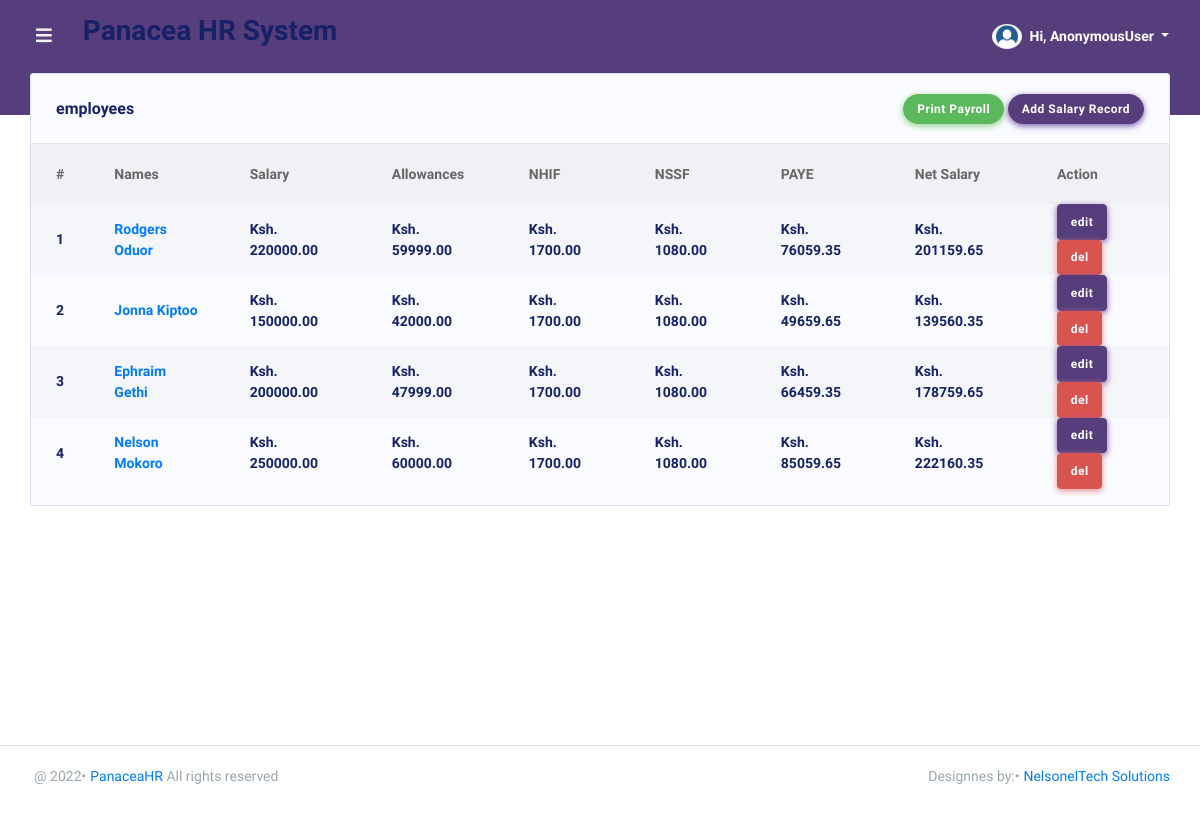
Before: /dashboard/salary/ with the older database file.
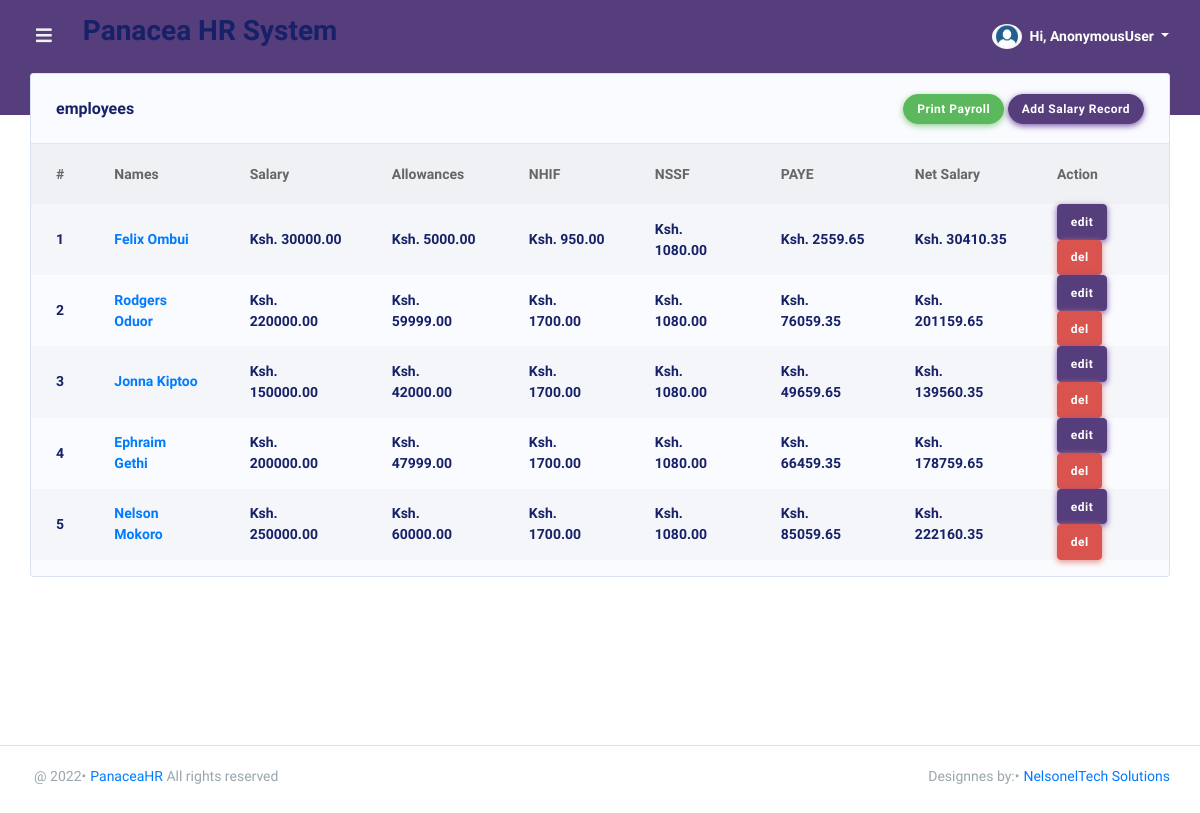
After: the same page with the newer database file.
### PanaceaApp/models.py (models this page shows, shortened)
class Sallary(models.Model):
    employee = models.ForeignKey(Employee, on_delete=models.CASCADE, null=True)
    salary = models.DecimalField(max_digits=10, decimal_places=2, default=0.00)
    allowance = models.DecimalField(max_digits=10, decimal_places=2, default=0.00)
    nhif = models.DecimalField(max_digits=10, decimal_places=2, default=0.00)
    nssf = models.DecimalField(max_digits=10, decimal_places=2, default=0.00)
    netSalary = models.DecimalField(max_digits=10, decimal_places=2, default=0.00)
    updated = models.DateTimeField(auto_now=True, null=True)
    created = models.DateTimeField(auto_now_add=True, null=True)
    class Meta:
        ordering = ['-updated', '-created']
    @property
    def total_income(self):
        return (self.salary + self.allowance)
    @property
    def nhif(self):
        if (self.salary + self.allowance) >= 0 and (self.salary + self.allowance) <= 5999:
            return(150)
        elif (self.salary + self.allowance) >= 6000 and (self.salary + self.allowance) <=7999:
            return(300)
        elif (self.salary + self.allowance) >= 8000 and (self.salary + self.allowance) <=11999:
            return(400)
        elif (self.salary + self.allowance) >= 12000 and (self.salary + self.allowance) <=14999:
            return(500)
        elif (self.salary + self.allowance) >= 15000 and (self.salary + self.allowance) <=19999:
            return(600)
        elif (self.salary + self.allowance) >= 20000 and (self.salary + self.allowance) <=24999:
            return(750)
        elif (self.salary + self.allowance) >= 25000 and (self.salary + self.allowance) <=29999:
            return(850)
        elif (self.salary + self.allowance) >= 30000 and (self.salary + self.allowance) <=34999:
            return(900)
        elif (self.salary + self.allowance) >= 35000 and (self.salary + self.allowance) <=39000:
            return(950)
        elif (self.salary + self.allowance) >= 40000 and (self.salary + self.allowance) <=44999:
            return(1000)
        elif (self.salary + self.allowance) >= 45000 and (self.salary + self.allowance) <=49000:
            return(1100)
        elif (self.salary + self.allowance) >= 50000 and (self.salary + self.allowance) <=59999:
            return(1200)
        elif (self.salary + self.allowance) >= 60000 and (self.salary + self.allowance) <=69999:
            return(1300)
        elif (self.salary + self.allowance) >= 70000 and (self.salary + self.allowance) <=79999:
            return(1400)
        elif (self.salary + self.allowance) >= 80000 and (self.salary + self.allowance) <=89999:
            return(1500)
        elif (self.salary + self.allowance) >= 90000 and (self.salary + self.allowance) <=99999:
            return(1600)
        else:
            return(1700)
    @property
    def nssf(self):
        if (self.salary + self.allowance) >= 0 and (self.salary + self.allowance) <= 6000:
            return ((self.salary + self.allowance) * (decimal.Decimal(0.06)))
        elif (self.salary + self.allowance) >= 6001 and (self.salary + self.allowance) <=18000:
            return (((self.salary + self.allowance)-6000) * (decimal.Decimal(0.06 )) + 360)
        else:
            return (1080)
    @property
    def paye(self):
        if(self.total_income - self.nssf) >= 0 and (self.total_income - self.nssf) <= 24000:
            return (((self.total_income - self.nssf)* (decimal.Decimal(0.1)))-2400)
        elif (self.total_income - self.nssf) >= 24001 and (self.total_income - self.nssf) <= 32332:
            return ((((self.total_income - self.nssf)-24000) * (decimal.Decimal(0.25 ))))
        else:
            return(((self.total_income - self.nssf)-32332) * (decimal.Decimal(0.3))+ (decimal.Decimal(2083.25)))
    @property
    def total_deductions(self):
        return (self.nhif + self.nssf)
    @property
    def netSalary(self):
        return (self.total_income)-(self.total_deductions)
    @property
    def netPaye(self):
        if self.paye <= 0:
            return(self.netSalary)
        else:
            return(self.netSalary- self.paye)

class Employee(models.Model):
    GENDER = (('male', 'MALE'), ('female', 'FEMALE'), ('other', 'OTHER'))
    fullname = models.CharField(max_length=255, blank=True, null=True)
    dateofbirth = models.DateField(blank=True, null=True)
    gender = models.CharField(choices=GENDER, max_length=10, blank=True, null=True)
    department = models.ForeignKey(Department, on_delete=models.SET_NULL, null=True)
    position = models.CharField(max_length=50, blank=True, null=True)
    email = models.EmailField(blank=True, null=True)
    idnumber = models.CharField(max_length=20, blank=True, null=True)
    telephone = models.CharField(max_length=20, blank=True, null=True)
    idphoto = models.ImageField(upload_to='static/media', blank=True, null=True)
    nssfphoto = models.ImageField(upload_to='static/media', blank=True, null=True)
    nhifphoto = models.ImageField(upload_to='static/media', blank=True, null=True)
    updated = models.DateTimeField(auto_now=True, null=True)
    created = models.DateTimeField(auto_now_add=True, null=True)
    class Meta:
        ordering = ['-updated', '-created']

### PanaceaApp/views.py (the view)
# urls.py: path('salary/', views.salary, name='salary'),
def salary(request):
    salarys = Sallary.objects.all()
    context = {'salarys': salarys}
    return render(request, 'PanaceaApp/salary.html', context)

### PanaceaApp/templates/PanaceaApp/salary.html
{% extends 'main.html' %}
{% block content %}
{% load static %}
<div class="main-content">
    <section class="section">
        <div class="row row-deck">
            <div class="col-12">
                <div class="card">
                    <div class="card-header">
                        <h4>employees</h4>
                        <div class="card-header-action">
                                <button class="btn btn-success" onclick="printDiv()" type="submit">Print Payroll</button>
                            <a href="{% url 'addSalary' %}" class="btn btn-primary">Add Salary Record</a>
                        </div>
                    </div>
                    <div class="card-body p-0">
                        <div class="table-responsive table-invoice">
                            <table class="table table-striped" id="table-1">
                                <thead>
                                    <tr>
                                        <th>#</th>
                                        <th>Names</th>
                                        <th>Salary</th>
                                        <th>Allowances</th>
                                        <th>NHIF</th>
                                        <th>NSSF</th>
                                        <th>PAYE</th>
                                        <th>Net Salary</th>
                                        <th>Action</th>
                                    </tr>
                                </thead>
                                <tbody>
                                    {% for salary in salarys %}
                                    <tr>
                                        <td class="font-weight-600">{{forloop.counter}}</td>
                                        <td class="font-weight-600"><a class="font-weight-600"
                                            href="{% url 'salaryDetail' salary.id %}">{{salary.employee.fullname}}</a>
                                        </td>
                                        <td class="font-weight-600">Ksh. {{salary.salary}}</td>
                                        <td class="font-weight-600">Ksh. {{salary.allowance}}</td>
                                        <td class="font-weight-600">Ksh. {{salary.nhif |floatformat:2}}</td>
                                        <td class="font-weight-600">Ksh. {{salary.nssf |floatformat:2}}</td>
                                        <td class="font-weight-600">
                                            {% if salary.paye <= 0 %}
                                            Ksh. 0.00
                                            {% else %}
                                            Ksh. {{salary.paye |floatformat:2}}
                                            {% endif %}
                                        </td>
                                        <td class="font-weight-600">Ksh. {{salary.netPaye |floatformat:2}}</td>
                                        <td>
                                            <a href="{% url 'editSalary' salary.id %}" class="btn btn-primary">edit</a>
                                            <a href="{% url 'deleteSalary' salary.id %}" class="btn btn-danger">del</a>
                                        </td>
                                    </tr>
                                    {% endfor %}
                                </tbody>
                            </table>
                        </div>
                    </div>
                </div>
            </div>
        </div>
    </section>
</div>
{% endblock %}

Changed rows visible on the page:
added Sallary: employee.fullname "Felix Ombui", salary "30000.00", allowance "5000.00", nhif "950.00", nssf "1080.00", paye "2559.65", netPaye "30410.35"
